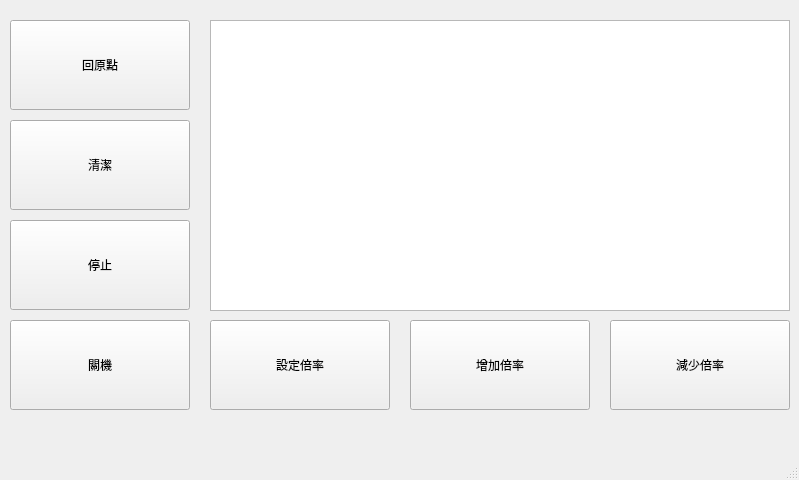
<?xml version="1.0" encoding="UTF-8"?>
<ui version="4.0">
 <class>MainWindow</class>
 <widget class="QMainWindow" name="MainWindow">
  <property name="geometry">
   <rect>
    <x>0</x>
    <y>0</y>
    <width>799</width>
    <height>480</height>
   </rect>
  </property>
  <property name="windowTitle">
   <string>MainWindow</string>
  </property>
  <widget class="QWidget" name="centralwidget">
   <widget class="QTextBrowser" name="textBrowser">
    <property name="geometry">
     <rect>
      <x>210</x>
      <y>20</y>
      <width>580</width>
      <height>291</height>
     </rect>
    </property>
   </widget>
   <widget class="QPushButton" name="backhome">
    <property name="geometry">
     <rect>
      <x>10</x>
      <y>20</y>
      <width>180</width>
      <height>90</height>
     </rect>
    </property>
    <property name="text">
     <string>回原點</string>
    </property>
   </widget>
   <widget class="QPushButton" name="add">
    <property name="geometry">
     <rect>
      <x>410</x>
      <y>320</y>
      <width>180</width>
      <height>90</height>
     </rect>
    </property>
    <property name="text">
     <string>增加倍率</string>
    </property>
   </widget>
   <widget class="QPushButton" name="shutdown">
    <property name="geometry">
     <rect>
      <x>10</x>
      <y>320</y>
      <width>180</width>
      <height>90</height>
     </rect>
    </property>
    <property name="text">
     <string>關機</string>
    </property>
   </widget>
   <widget class="QPushButton" name="stop">
    <property name="geometry">
     <rect>
      <x>10</x>
      <y>220</y>
      <width>180</width>
      <height>90</height>
     </rect>
    </property>
    <property name="text">
     <string>停止</string>
    </property>
   </widget>
   <widget class="QPushButton" name="clean">
    <property name="geometry">
     <rect>
      <x>10</x>
      <y>120</y>
      <width>180</width>
      <height>90</height>
     </rect>
    </property>
    <property name="text">
     <string>清潔</string>
    </property>
   </widget>
   <widget class="QPushButton" name="sub">
    <property name="geometry">
     <rect>
      <x>610</x>
      <y>320</y>
      <width>180</width>
      <height>90</height>
     </rect>
    </property>
    <property name="text">
     <string>減少倍率</string>
    </property>
   </widget>
   <widget class="QPushButton" name="set">
    <property name="geometry">
     <rect>
      <x>210</x>
      <y>320</y>
      <width>180</width>
      <height>90</height>
     </rect>
    </property>
    <property name="text">
     <string>設定倍率</string>
    </property>
   </widget>
  </widget>
  <widget class="QMenuBar" name="menubar">
   <property name="geometry">
    <rect>
     <x>0</x>
     <y>0</y>
     <width>799</width>
     <height>25</height>
    </rect>
   </property>
  </widget>
  <widget class="QStatusBar" name="statusbar"/>
 </widget>
 <resources/>
 <connections/>
</ui>
